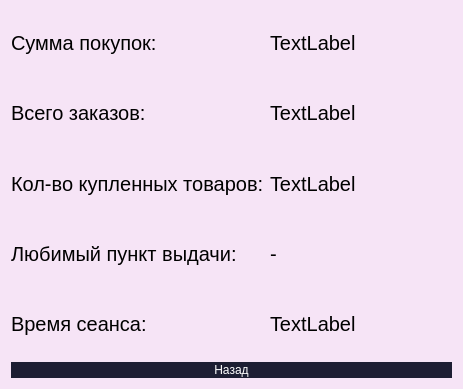
<?xml version="1.0" encoding="UTF-8"?>
<ui version="4.0">
 <class>Analytics</class>
 <widget class="QWidget" name="Analytics">
  <property name="geometry">
   <rect>
    <x>0</x>
    <y>0</y>
    <width>463</width>
    <height>389</height>
   </rect>
  </property>
  <property name="windowTitle">
   <string>Form</string>
  </property>
  <property name="styleSheet">
   <string notr="true">#Analytics{
background-color: #f6e4f6;
color: rgb(255, 237, 238);
}</string>
  </property>
  <layout class="QGridLayout" name="gridLayout">
   <item row="5" column="0">
    <widget class="QLabel" name="label_9">
     <property name="font">
      <font>
       <pointsize>15</pointsize>
      </font>
     </property>
     <property name="text">
      <string>Время сеанса:</string>
     </property>
    </widget>
   </item>
   <item row="1" column="0">
    <widget class="QLabel" name="label">
     <property name="font">
      <font>
       <pointsize>15</pointsize>
      </font>
     </property>
     <property name="text">
      <string>Сумма покупок:</string>
     </property>
    </widget>
   </item>
   <item row="1" column="1">
    <widget class="QLabel" name="label_2">
     <property name="font">
      <font>
       <pointsize>15</pointsize>
      </font>
     </property>
     <property name="text">
      <string>TextLabel</string>
     </property>
    </widget>
   </item>
   <item row="2" column="1" colspan="2">
    <widget class="QLabel" name="label_4">
     <property name="font">
      <font>
       <pointsize>15</pointsize>
      </font>
     </property>
     <property name="text">
      <string>TextLabel</string>
     </property>
    </widget>
   </item>
   <item row="3" column="0">
    <widget class="QLabel" name="label_5">
     <property name="font">
      <font>
       <pointsize>15</pointsize>
      </font>
     </property>
     <property name="text">
      <string>Кол-во купленных товаров:</string>
     </property>
    </widget>
   </item>
   <item row="2" column="0">
    <widget class="QLabel" name="label_3">
     <property name="font">
      <font>
       <pointsize>15</pointsize>
      </font>
     </property>
     <property name="text">
      <string>Всего заказов:</string>
     </property>
    </widget>
   </item>
   <item row="3" column="1" colspan="2">
    <widget class="QLabel" name="label_6">
     <property name="font">
      <font>
       <pointsize>15</pointsize>
      </font>
     </property>
     <property name="text">
      <string>TextLabel</string>
     </property>
    </widget>
   </item>
   <item row="4" column="1" colspan="2">
    <widget class="QLabel" name="label_8">
     <property name="font">
      <font>
       <pointsize>15</pointsize>
      </font>
     </property>
     <property name="text">
      <string>-</string>
     </property>
    </widget>
   </item>
   <item row="4" column="0">
    <widget class="QLabel" name="label_7">
     <property name="font">
      <font>
       <pointsize>15</pointsize>
      </font>
     </property>
     <property name="text">
      <string>Любимый пункт выдачи:</string>
     </property>
    </widget>
   </item>
   <item row="5" column="1" colspan="2">
    <widget class="QLabel" name="label_10">
     <property name="font">
      <font>
       <pointsize>15</pointsize>
      </font>
     </property>
     <property name="text">
      <string>TextLabel</string>
     </property>
    </widget>
   </item>
   <item row="6" column="0" colspan="3">
    <widget class="QPushButton" name="pushButton">
     <property name="styleSheet">
      <string notr="true">background-color: #1d1e33;
color: #ffffff;
border: 1px solid  #1d1e33;
border-radius: 25px;
font-size: 20px+1vw;</string>
     </property>
     <property name="text">
      <string>Назад</string>
     </property>
    </widget>
   </item>
  </layout>
 </widget>
 <resources/>
 <connections/>
</ui>
